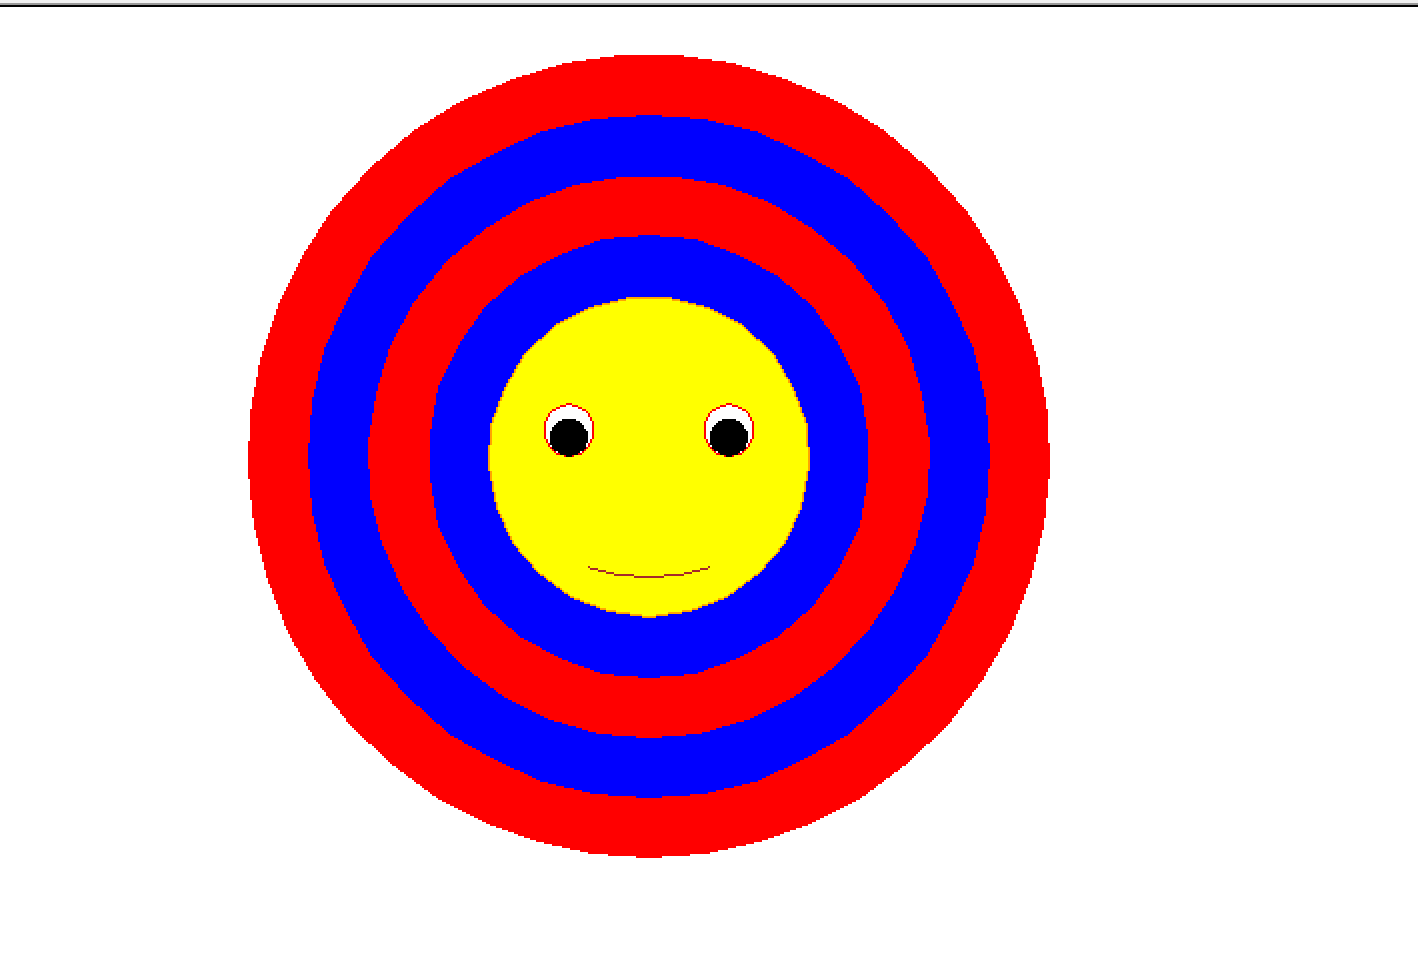

The script that drew this image:
#导入数据库
import turtle as t
#定义子函数
def y1(x,y,a):          #红色圆   
    t.penup()
    t.goto(x,y)
    t.pendown()
    t.color("red")
    t.begin_fill()
    t.circle(a)
    t.end_fill()

def y2(x,y,a):        #白色圆 
    t.penup()
    t.goto(x,y)
    t.pendown()
    t.color("blue")
    t.begin_fill()
    t.circle(a)
    t.end_fill()


def dl(x,y):             #大脸
    t.penup()
    t.goto(x,y)
    t.pendown()
    t.color("orange","yellow")
    t.seth(0)
    t.begin_fill()
    t.circle(80)
    t.end_fill()
    
def yj(x,y):                 #眼睛
    t.penup()
    t.goto(x,y)
    t.pendown()
    t.color("red","white")
    t.seth(0)
    t.begin_fill()
    t.circle(12.8)
    t.end_fill()

def yq(x,y):                 #眼球
    t.penup()
    t.goto(x,y)
    t.pendown()
    t.color("black")
    t.seth(0)
    t.begin_fill()
    t.circle(9.2)
    t.end_fill()

def zzb(x,y,fx,z):             #嘴角1
    t.penup()
    t.goto(x,y)
    t.pendown()
    t.color("brown")
    t.seth(fx)
    t.circle(90,z)

    
def yzb(x,y,fx,z):              #嘴角2
    t.penup()
    t.goto(x,y)
    t.pendown()
    t.color("brown")
    t.seth(fx)
    t.circle(-90,z)

#主程序
t.speed(100)
y1(0,0,200)
y2(0,30,170)
y1(0,60,140)
y2(0,90,110)
dl(0,120)
yj(-40,200)
yj(40,200)
yq(-40,200)
yq(40,200)
zzb(0,140,0,20)
yzb(0,140,180,20)
t.hideturtle()
